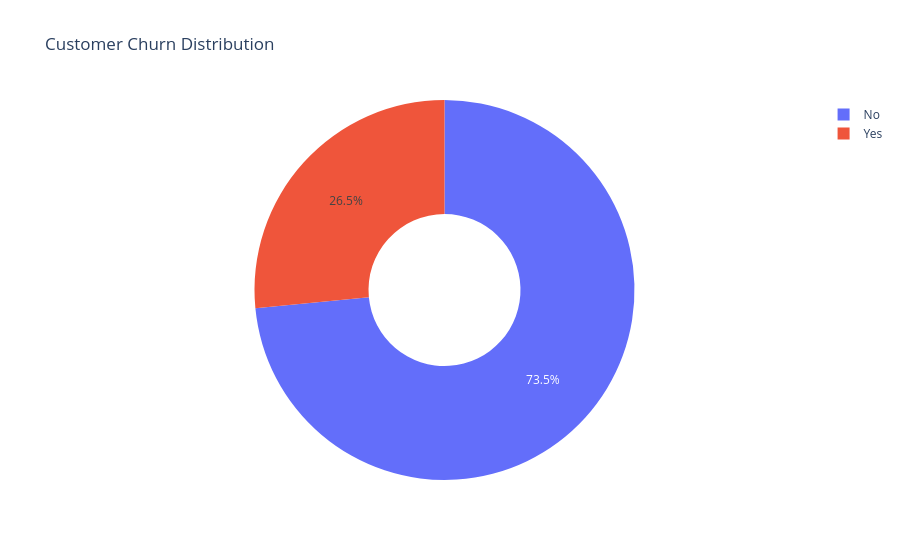

This figure's notebook cell:
### Code cell
fig = px.pie(
    df,
    names="Churn",
    title="Customer Churn Distribution",
    hole=0.4
)

fig.show()

plt.savefig("../Repots")

### Figure 1 — Plotly figure (JSON) as saved in the notebook; plotly's stock layout.template omitted (floating-point values rounded to 4 significant figures; data arrays with more than 128 entries replaced by an {"elided": "..."} marker saying what was removed)
{"data": [{"domain": {"x": [0, 1], "y": [0, 1]}, "hole": 0.4, "hovertemplate": "Churn=%{label}<extra></extra>", "labels": {"elided": "7043 str values"}, "legendgroup": "", "name": "", "showlegend": true, "type": "pie"}], "layout": {"legend": {"tracegroupgap": 0}, "title": {"text": "Customer Churn Distribution"}}}
